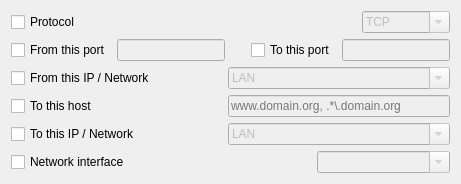
     <widget class="QWidget" name="tabWidgetPage2">
      <attribute name="icon">
       <iconset theme="preferences-system-network">
        <normaloff>../../../../../../.designer/backup</normaloff>../../../../../../.designer/backup</iconset>
      </attribute>
      <attribute name="title">
       <string>Network</string>
      </attribute>
      <layout class="QGridLayout" name="gridLayout_3">
       <item row="6" column="1">
        <spacer name="horizontalSpacer_9">
         <property name="orientation">
          <enum>Qt::Orientation::Horizontal</enum>
         </property>
         <property name="sizeType">
          <enum>QSizePolicy::Policy::Maximum</enum>
         </property>
         <property name="sizeHint" stdset="0">
          <size>
           <width>60</width>
           <height>20</height>
          </size>
         </property>
        </spacer>
       </item>
       <item row="7" column="4" colspan="2">
        <widget class="QComboBox" name="ifaceCombo">
         <property name="enabled">
          <bool>false</bool>
         </property>
         <property name="editable">
          <bool>true</bool>
         </property>
        </widget>
       </item>
       <item row="0" column="5">
        <widget class="QComboBox" name="protoCombo">
         <property name="enabled">
          <bool>false</bool>
         </property>
         <property name="toolTip">
          <string>&lt;html&gt;&lt;head/&gt;&lt;body&gt;&lt;p&gt;Only TCP, UDP or UDPLITE are allowed&lt;/p&gt;&lt;p&gt;You can use regexp, i.e.: ^(TCP|UDP)$&lt;/p&gt;&lt;/body&gt;&lt;/html&gt;</string>
         </property>
         <property name="editable">
          <bool>true</bool>
         </property>
         <property name="currentText">
          <string>TCP</string>
         </property>
         <item>
          <property name="text">
           <string notr="true">TCP</string>
          </property>
         </item>
         <item>
          <property name="text">
           <string notr="true">UDP</string>
          </property>
         </item>
         <item>
          <property name="text">
           <string notr="true">UDPLITE</string>
          </property>
         </item>
         <item>
          <property name="text">
           <string notr="true">TCP6</string>
          </property>
         </item>
         <item>
          <property name="text">
           <string notr="true">UDP6</string>
          </property>
         </item>
         <item>
          <property name="text">
           <string notr="true">UDPLITE6</string>
          </property>
         </item>
         <item>
          <property name="text">
           <string>ICMP</string>
          </property>
         </item>
         <item>
          <property name="text">
           <string>ICMP6</string>
          </property>
         </item>
         <item>
          <property name="text">
           <string>SCTP</string>
          </property>
         </item>
         <item>
          <property name="text">
           <string>SCTP6</string>
          </property>
         </item>
        </widget>
       </item>
       <item row="5" column="2" colspan="4">
        <widget class="QLineEdit" name="dstHostLine">
         <property name="enabled">
          <bool>false</bool>
         </property>
         <property name="toolTip">
          <string>Commas or spaces are not allowed to specify multiple domains. 

Use regular expressions instead: 
.*(opensnitch|duckduckgo).com
.*\.google.com

or a single domain:
www.gnu.org - it'll only match www.gnu.org, nor ftp.gnu.org, nor www2.gnu.org, ...
gnu.org         - it'll only match gnu.org, nor www.gnu.org, nor ftp.gnu.org, ...</string>
         </property>
         <property name="placeholderText">
          <string>www.domain.org, .*\.domain.org</string>
         </property>
        </widget>
       </item>
       <item row="6" column="0">
        <widget class="QCheckBox" name="dstIPCheck">
         <property name="text">
          <string>To this IP / Network</string>
         </property>
        </widget>
       </item>
       <item row="5" column="1">
        <spacer name="horizontalSpacer_10">
         <property name="orientation">
          <enum>Qt::Orientation::Horizontal</enum>
         </property>
         <property name="sizeType">
          <enum>QSizePolicy::Policy::Maximum</enum>
         </property>
         <property name="sizeHint" stdset="0">
          <size>
           <width>60</width>
           <height>20</height>
          </size>
         </property>
        </spacer>
       </item>
       <item row="0" column="0">
        <widget class="QCheckBox" name="protoCheck">
         <property name="text">
          <string>Protocol</string>
         </property>
        </widget>
       </item>
       <item row="4" column="2" colspan="4">
        <widget class="QComboBox" name="srcIPCombo">
         <property name="enabled">
          <bool>false</bool>
         </property>
         <property name="toolTip">
          <string>You can specify a single IP:
- 192.168.1.1

or a regular expression:
- 192\.168\.1\.[0-9]+

multiple IPs:
- ^(192\.168\.1\.1|172\.16\.0\.1)$

You can also specify a subnet:
- 192.168.1.0/24

Note: Commas or spaces are not allowed to separate IPs or networks.</string>
         </property>
         <property name="editable">
          <bool>true</bool>
         </property>
         <property name="currentText">
          <string notr="true">LAN</string>
         </property>
         <item>
          <property name="text">
           <string notr="true">LAN</string>
          </property>
         </item>
         <item>
          <property name="text">
           <string notr="true">MULTICAST</string>
          </property>
         </item>
         <item>
          <property name="text">
           <string notr="true">127.0.0.0/8</string>
          </property>
         </item>
         <item>
          <property name="text">
           <string notr="true">192.168.0.0/24</string>
          </property>
         </item>
         <item>
          <property name="text">
           <string notr="true">192.168.1.0/24</string>
          </property>
         </item>
         <item>
          <property name="text">
           <string notr="true">192.168.2.0/24</string>
          </property>
         </item>
         <item>
          <property name="text">
           <string notr="true">192.168.0.0/16</string>
          </property>
         </item>
         <item>
          <property name="text">
           <string notr="true">169.254.0.0/16</string>
          </property>
         </item>
         <item>
          <property name="text">
           <string notr="true">172.16.0.0/12</string>
          </property>
         </item>
         <item>
          <property name="text">
           <string notr="true">10.0.0.0/8</string>
          </property>
         </item>
         <item>
          <property name="text">
           <string notr="true">::1/128</string>
          </property>
         </item>
         <item>
          <property name="text">
           <string notr="true">fc00::/7</string>
          </property>
         </item>
         <item>
          <property name="text">
           <string notr="true">ff00::/8</string>
          </property>
         </item>
         <item>
          <property name="text">
           <string notr="true">fe80::/10</string>
          </property>
         </item>
         <item>
          <property name="text">
           <string notr="true">fd00::/8</string>
          </property>
         </item>
        </widget>
       </item>
       <item row="4" column="0">
        <widget class="QCheckBox" name="srcIPCheck">
         <property name="text">
          <string>From this IP / Network</string>
         </property>
        </widget>
       </item>
       <item row="5" column="0">
        <widget class="QCheckBox" name="dstHostCheck">
         <property name="text">
          <string>To this host</string>
         </property>
        </widget>
       </item>
       <item row="6" column="2" colspan="4">
        <widget class="QComboBox" name="dstIPCombo">
         <property name="enabled">
          <bool>false</bool>
         </property>
         <property name="toolTip">
          <string>You can specify a single IP:
- 192.168.1.1

or a regular expression:
- 192\.168\.1\.[0-9]+

multiple IPs:
- ^(192\.168\.1\.1|172\.16\.0\.1)$

You can also specify a subnet:
- 192.168.1.0/24

Note: Commas or spaces are not allowed to separate IPs or networks.</string>
         </property>
         <property name="statusTip">
          <string/>
         </property>
         <property name="editable">
          <bool>true</bool>
         </property>
         <property name="currentText">
          <string notr="true">LAN</string>
         </property>
         <item>
          <property name="text">
           <string notr="true">LAN</string>
          </property>
         </item>
         <item>
          <property name="text">
           <string notr="true">MULTICAST</string>
          </property>
         </item>
         <item>
          <property name="text">
           <string notr="true">127.0.0.0/8</string>
          </property>
         </item>
         <item>
          <property name="text">
           <string notr="true">192.168.0.0/24</string>
          </property>
         </item>
         <item>
          <property name="text">
           <string notr="true">192.168.1.0/24</string>
          </property>
         </item>
         <item>
          <property name="text">
           <string notr="true">192.168.2.0/24</string>
          </property>
         </item>
         <item>
          <property name="text">
           <string notr="true">192.168.0.0/16</string>
          </property>
         </item>
         <item>
          <property name="text">
           <string notr="true">169.254.0.0/16</string>
          </property>
         </item>
         <item>
          <property name="text">
           <string notr="true">172.16.0.0/12</string>
          </property>
         </item>
         <item>
          <property name="text">
           <string notr="true">10.0.0.0/8</string>
          </property>
         </item>
         <item>
          <property name="text">
           <string notr="true">::1/128</string>
          </property>
         </item>
         <item>
          <property name="text">
           <string notr="true">fc00::/7</string>
          </property>
         </item>
         <item>
          <property name="text">
           <string notr="true">ff00::/8</string>
          </property>
         </item>
         <item>
          <property name="text">
           <string notr="true">fe80::/10</string>
          </property>
         </item>
         <item>
          <property name="text">
           <string notr="true">fd00::/8</string>
          </property>
         </item>
        </widget>
       </item>
       <item row="7" column="0">
        <widget class="QCheckBox" name="ifaceCheck">
         <property name="text">
          <string>Network interface</string>
         </property>
        </widget>
       </item>
       <item row="1" column="0" colspan="6">
        <layout class="QHBoxLayout" name="horizontalLayout_4">
         <item>
          <widget class="QCheckBox" name="srcPortCheck">
           <property name="text">
            <string>From this port</string>
           </property>
          </widget>
         </item>
         <item>
          <widget class="QLineEdit" name="srcPortLine">
           <property name="enabled">
            <bool>false</bool>
           </property>
           <property name="toolTip">
            <string>&lt;html&gt;&lt;head/&gt;&lt;body&gt;&lt;p&gt;You can specify multiple ports using regular expressions:&lt;/p&gt;&lt;p&gt;- 53, 80 or 443:&lt;/p&gt;&lt;p&gt;^(53|80|443)$&lt;/p&gt;&lt;p&gt;&lt;br/&gt;&lt;/p&gt;&lt;p&gt;- 53, 443 or 5550 to 5559, etc:&lt;/p&gt;&lt;p&gt;^(53|443|555[0-9])$&lt;/p&gt;&lt;/body&gt;&lt;/html&gt;</string>
           </property>
          </widget>
         </item>
         <item>
          <spacer name="horizontalSpacer_3">
           <property name="orientation">
            <enum>Qt::Orientation::Horizontal</enum>
           </property>
           <property name="sizeHint" stdset="0">
            <size>
             <width>20</width>
             <height>20</height>
            </size>
           </property>
          </spacer>
         </item>
         <item>
          <widget class="QCheckBox" name="dstPortCheck">
           <property name="text">
            <string>To this port</string>
           </property>
          </widget>
         </item>
         <item>
          <widget class="QLineEdit" name="dstPortLine">
           <property name="enabled">
            <bool>false</bool>
           </property>
           <property name="sizePolicy">
            <sizepolicy hsizetype="Minimum" vsizetype="Fixed">
             <horstretch>0</horstretch>
             <verstretch>0</verstretch>
            </sizepolicy>
           </property>
           <property name="toolTip">
            <string>&lt;html&gt;&lt;head/&gt;&lt;body&gt;&lt;p&gt;You can specify multiple ports using regular expressions:&lt;/p&gt;&lt;p&gt;- 53, 80 or 443:&lt;/p&gt;&lt;p&gt;^(53|80|443)$&lt;/p&gt;&lt;p&gt;&lt;br/&gt;&lt;/p&gt;&lt;p&gt;- 53, 443 or 5551, 5552, 5553, etc:&lt;/p&gt;&lt;p&gt;^(53|443|555[0-9])$&lt;/p&gt;&lt;/body&gt;&lt;/html&gt;</string>
           </property>
          </widget>
         </item>
        </layout>
       </item>
      </layout>
     </widget>
